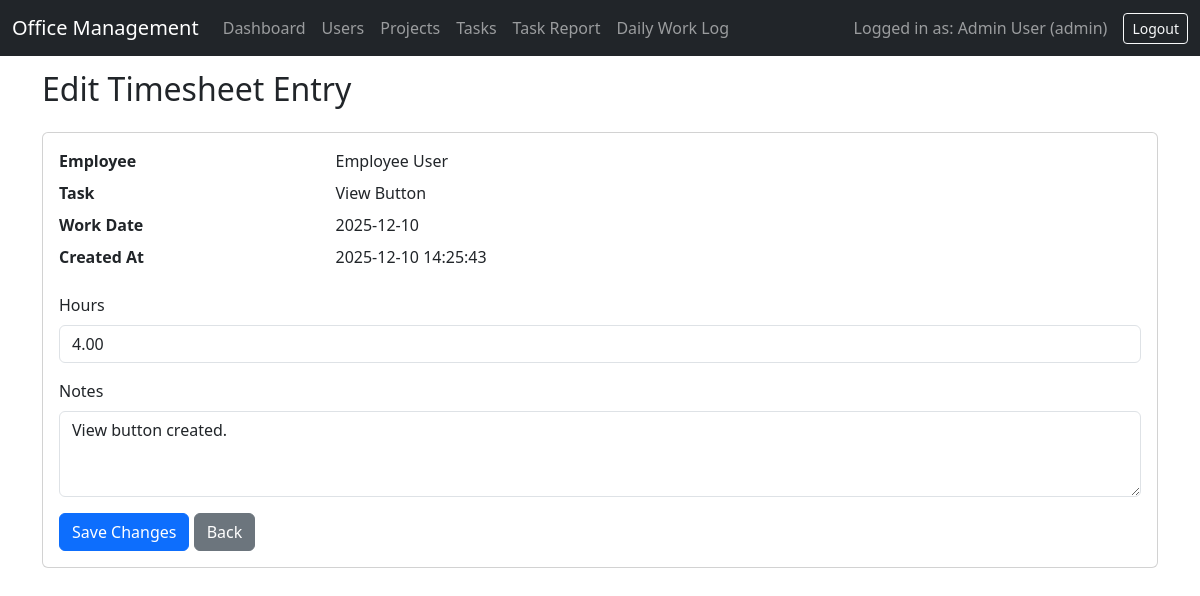
The app's page /timesheet_edit.php?id=33 (signed in) with its own data.
### tables this page shows
CREATE TABLE `timesheets` (
  `id` int(11) NOT NULL,
  `user_id` int(11) NOT NULL,
  `task_id` int(11) NOT NULL,
  `work_date` date NOT NULL,
  `hours` decimal(5,2) NOT NULL,
  `status` varchar(50) NOT NULL,
  `notes` text DEFAULT NULL,
  `manager_approved` tinyint(1) NOT NULL DEFAULT 0,
  `created_at` datetime NOT NULL DEFAULT current_timestamp(),
  `updated_at` datetime NOT NULL DEFAULT current_timestamp() ON UPDATE current_timestamp()
);

CREATE TABLE `users` (
  `id` int(11) NOT NULL,
  `full_name` varchar(100) NOT NULL,
  `first_name` varchar(100) DEFAULT NULL,
  `last_name` varchar(100) DEFAULT NULL,
  `username` varchar(50) NOT NULL,
  `email` varchar(191) DEFAULT NULL,
  `mobile` varchar(20) DEFAULT NULL,
  `phone` varchar(20) DEFAULT NULL,
  `address` text DEFAULT NULL,
  `social_facebook` varchar(191) DEFAULT NULL,
  `social_linkedin` varchar(191) DEFAULT NULL,
  `social_instagram` varchar(191) DEFAULT NULL,
  `social_twitter` varchar(191) DEFAULT NULL,
  `social_other` varchar(191) DEFAULT NULL,
  `profile_image` varchar(191) DEFAULT NULL,
  `password` varchar(255) NOT NULL,
  `role` enum('admin','manager','employee') NOT NULL DEFAULT 'employee',
  `created_at` datetime NOT NULL DEFAULT current_timestamp()
);

CREATE TABLE `tasks` (
  `id` int(11) NOT NULL,
  `project_id` int(11) NOT NULL,
  `title` varchar(255) NOT NULL,
  `description` text DEFAULT NULL,
  `created_by` int(11) NOT NULL,
  `status` enum('pending','in_progress','completed') NOT NULL DEFAULT 'pending',
  `start_date` date DEFAULT NULL,
  `due_date` date DEFAULT NULL,
  `created_at` datetime NOT NULL DEFAULT current_timestamp()
);

### timesheet_edit.php (the view, shortened to what this page needs)
<?php
require_once 'config.php';
$id = isset($_GET['id']) ? (int)$_GET['id'] : 0;
$isAdmin = in_array($_SESSION['role'], ['admin', 'manager']);
if ($isAdmin) {
    $stmt = $mysqli->prepare("SELECT ts.*, t.title AS task_title, u.full_name AS employee_name
                              FROM timesheets ts
                              JOIN tasks t ON ts.task_id = t.id
                              JOIN users u ON ts.user_id = u.id
                              WHERE ts.id = ? LIMIT 1");
    $stmt->bind_param('i', $id);
} else {
    $stmt = $mysqli->prepare("SELECT ts.*, t.title AS task_title
                              FROM timesheets ts
                              JOIN tasks t ON ts.task_id = t.id
                              WHERE ts.id = ? AND ts.user_id = ? LIMIT 1");
    $stmt->bind_param('ii', $id, $_SESSION['user_id']);
}
$stmt->execute();
$res = $stmt->get_result();
$entry = $res->fetch_assoc();
$created_ts = strtotime($entry['created_at']);
$now = time();
$can_edit = $isAdmin ? true : (($now - $created_ts) <= 3600);
include 'header.php';
?>
<h2 class="mb-4">Edit Timesheet Entry</h2>
<div class="card">
  <div class="card-body">
    <dl class="row mb-3">
      <?php if ($isAdmin): ?>
        <dt class="col-sm-3">Employee</dt>
        <dd class="col-sm-9"><?php echo htmlspecialchars($entry['employee_name']); ?></dd>
      <?php endif; ?>
      <dt class="col-sm-3">Task</dt>
      <dd class="col-sm-9"><?php echo htmlspecialchars($entry['task_title']); ?></dd>
      <dt class="col-sm-3">Work Date</dt>
      <dd class="col-sm-9"><?php echo htmlspecialchars($entry['work_date']); ?></dd>
      <dt class="col-sm-3">Created At</dt>
      <dd class="col-sm-9"><?php echo htmlspecialchars($entry['created_at']); ?></dd>
    </dl>
    <?php if ($can_edit): ?>
    <form method="post">
      <div class="mb-3">
        <label class="form-label">Hours</label>
        <input type="number" name="hours" class="form-control" step="0.25" min="0"
               value="<?php echo htmlspecialchars($entry['hours']); ?>" required>
      </div>
      <div class="mb-3">
        <label class="form-label">Notes</label>
        <textarea name="notes" class="form-control" rows="3"><?php echo htmlspecialchars($entry['notes']); ?></textarea>
      </div>
      <button type="submit" class="btn btn-primary">Save Changes</button>
      <a href="timesheets.php" class="btn btn-secondary">Back</a>
    </form>
    <?php else: ?>
      <a href="timesheets.php" class="btn btn-secondary">Back</a>
    <?php endif; ?>
  </div>
</div>
<?php include 'footer.php'; ?>

### records on screen
timesheets: user.full_name "Employee User", task.title "View Button", work_date "2025-12-10", created_at "2025-12-10 14:25:43", hours "4.00", notes "View button created."

### other values on screen
$_SESSION['full_name'] "Admin User"
$_SESSION['role'] "admin"
